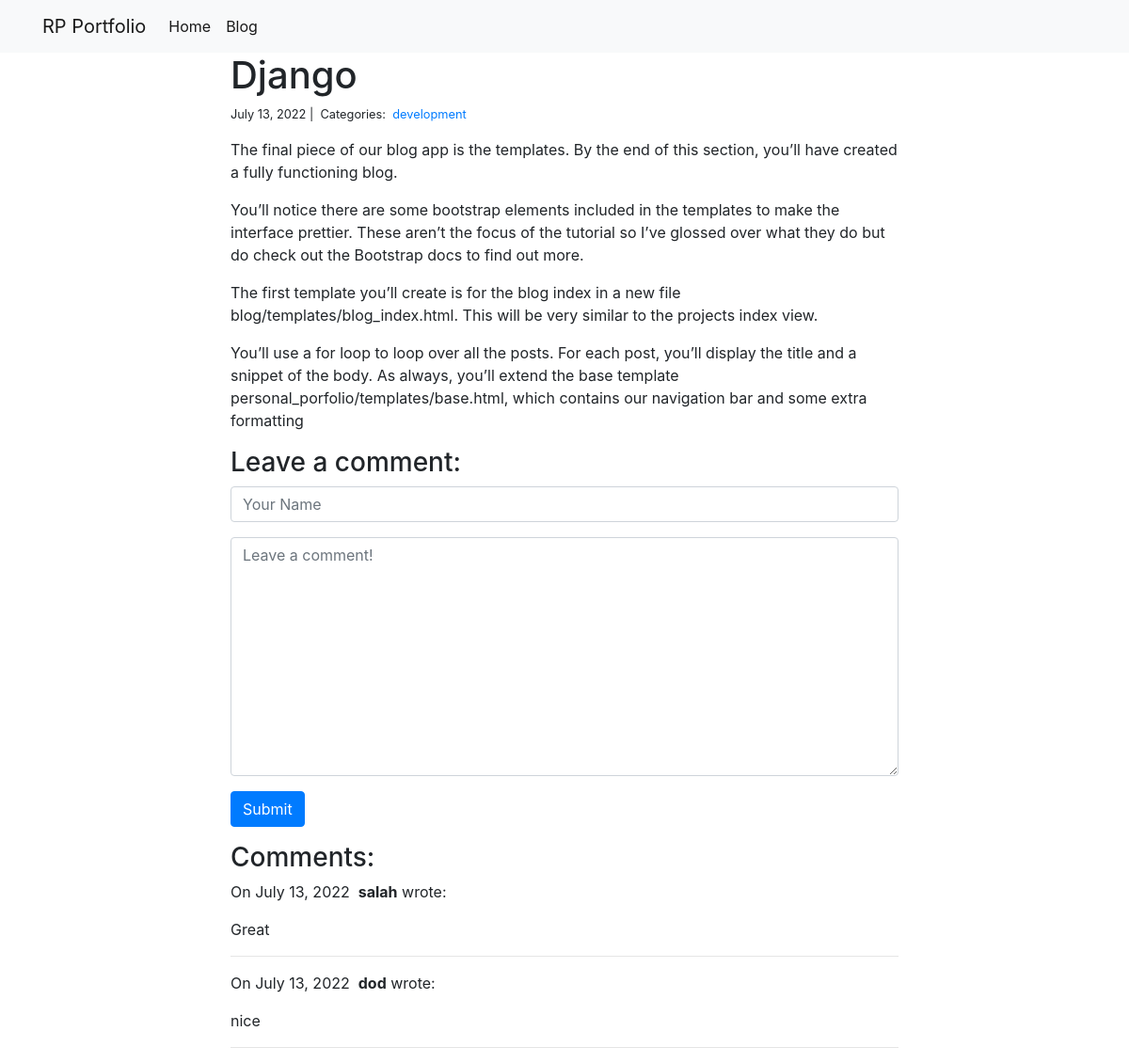
Page /blog/1/ on the committed database.
### blog/models.py (models this page shows)
class Post(models.Model):
    title = models.CharField(max_length=255)
    body = models.TextField()
    created_on = models.DateTimeField(auto_now_add=True)
    last_modified = models.DateTimeField(auto_now=True)
    categories = models.ManyToManyField('Category', related_name='posts')

class Category(models.Model):
    name = models.CharField(max_length=20)

class Comment(models.Model):
    author = models.CharField(max_length=60)
    body = models.TextField()
    created_on = models.DateTimeField(auto_now_add=True)
    post = models.ForeignKey('Post', on_delete=models.CASCADE)

### blog/views.py (the view, shortened to what this page needs)
# urls.py: path("<int:pk>/", views.blog_detail, name="blog_detail"),
def blog_detail(request, pk):
    post = Post.objects.get(pk=pk)
    form = CommentForm()
    comments = Comment.objects.filter(post=post)
    context = {
        "post": post,
        "comments": comments,
        "form": form,
    }
    return render(request, "blog_detail.html", context)

### blog/forms.py
class CommentForm(forms.Form):
    author = forms.CharField(
        max_length=60,
        widget=forms.TextInput(attrs={
            "class": "form-control",
            "placeholder": "Your Name"
        })
    )
    body = forms.CharField(widget=forms.Textarea(
        attrs={
            "class": "form-control",
            "placeholder": "Leave a comment!"
        })
    )

### blog/templates/blog_detail.html (shortened to what this page needs)
{% extends "base.html" %}
{% block page_content %}
<div class="col-md-8 offset-md-2">
    <h1>{{ post.title }}</h1>
    <small>
        {{ post.created_on.date }} |&nbsp;
        Categories:&nbsp;
        {% for category in post.categories.all %}
        <a href="{% url 'blog_category' category.name %}">
            {{ category.name }}
        </a>&nbsp;
        {% endfor %}
    </small>
    <p>{{ post.body | linebreaks }}</p>
    <h3>Leave a comment:</h3>
    <form action="/blog/{{ post.pk }}/" method="post">
        <div class="form-group">
            {{ form.author }}
        </div>
        <div class="form-group">
            {{ form.body }}
        </div>
        <button type="submit" class="btn btn-primary">Submit</button>
    </form>
    <h3>Comments:</h3>
    {% for comment in comments %}
    <p>
        On {{comment.created_on.date }}&nbsp;
        <b>{{ comment.author }}</b> wrote:
    </p>
    <p>{{ comment.body }}</p>
    <hr>
    {% endfor %}
</div>
{% endblock %}

### rows in the picture
Post: title "Django", created_on "July 13, 2022", body "The final piece of our blog app is the templates. By the end of this section, you’ll have created a fully functioning blog. You’ll notice there are some bootstrap elements included in the templates to make the interface prettier. These aren’t the focus of the tutorial so I’ve glossed over what they do but do check out the Bootstrap docs to find out more. The first template you’ll create is for the blog index in a new file blog/templates/blog_index.html. This will be very similar to the projects index view. You’ll use a for loop to loop over all the posts. For each post, you’ll display the title and a snippet of the body. As always, you’ll extend the base template…"
Category: name "development"
Comment: created_on "July 13, 2022", author "salah", body "Great"
Comment: created_on "July 13, 2022", author "dod", body "nice"
